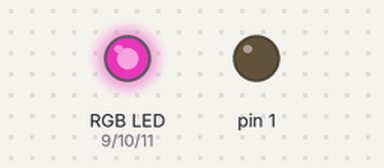
Bench run of a sketch on a simulated Arduino Uno, built with avr-gcc and run on an emulated ATmega328P. Shown: an RGB LED mixed from three pins (HIGH = lit), output pins drawn as LEDs (lit = HIGH). Dim RGB values are drawn brighter than linear.

Above: at 0.05 s.
At 0.75 s:
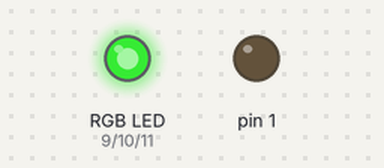
At 1.5 s:
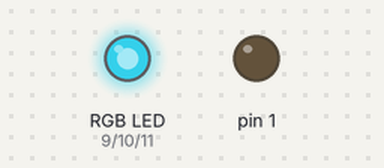
Timing chart, 0 to 3.5 s (numbered marks = the images above):
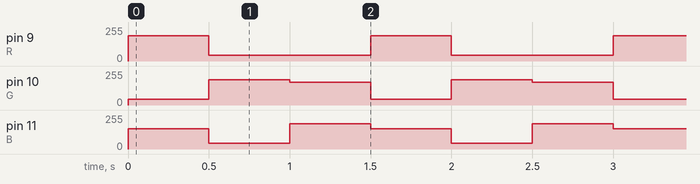

Measured:
- by itself, pin 9 (R): repeats every 1.5 s: 44/255 0.50 s, 42/255 0.50 s, 191/255 0.50 s
- by itself, pin 10 (G): repeats every 1.5 s: 191/255 0.50 s, 169/255 0.50 s, 42/255 0.50 s
- by itself, pin 11 (B): repeats every 1.5 s: 42/255 0.50 s, 191/255 0.50 s, 151/255 0.50 s

The sketch:

sketch1.ino
```cpp
//RGB ledinin bacaklarını arduinomuzun hangi girişine bağladığımızı yazıyoruz.
int R=9; //En soldaki bacak
int G=10; //Soldakinin yanındaki bacak
int B=11; //En sağdaki bacak
//Yani 1 bacağımızı boşta bırakıyoruz

void setup() {
pinMode(R && G && B,OUTPUT); //Ledler çıkış olarak geştiği için bacakları direkt çıkışa yazıyoruz.
}

void loop() {
//Kırmızı ışığımızın renk kodları
analogWrite(R,191);
analogWrite(G,42);
analogWrite(B,151);
delay(500); //500 Milisaniye sonra yeni renge geçiyoruz.
//Mavi ışığımızın renk kodları
analogWrite(R,44);
analogWrite(G,191);
analogWrite(B,42);
delay(500); //500 Milisaniye sonra yeni renge geçiyoruz.
//Yeşil ışığımızın renk kodları
analogWrite(R,42);
analogWrite(G,169);
analogWrite(B,191);
delay(500); //500 Milisaniye sonra tekrar kırmızı ışığa dönerek bir denge oluşturuyoruz.
}
```
